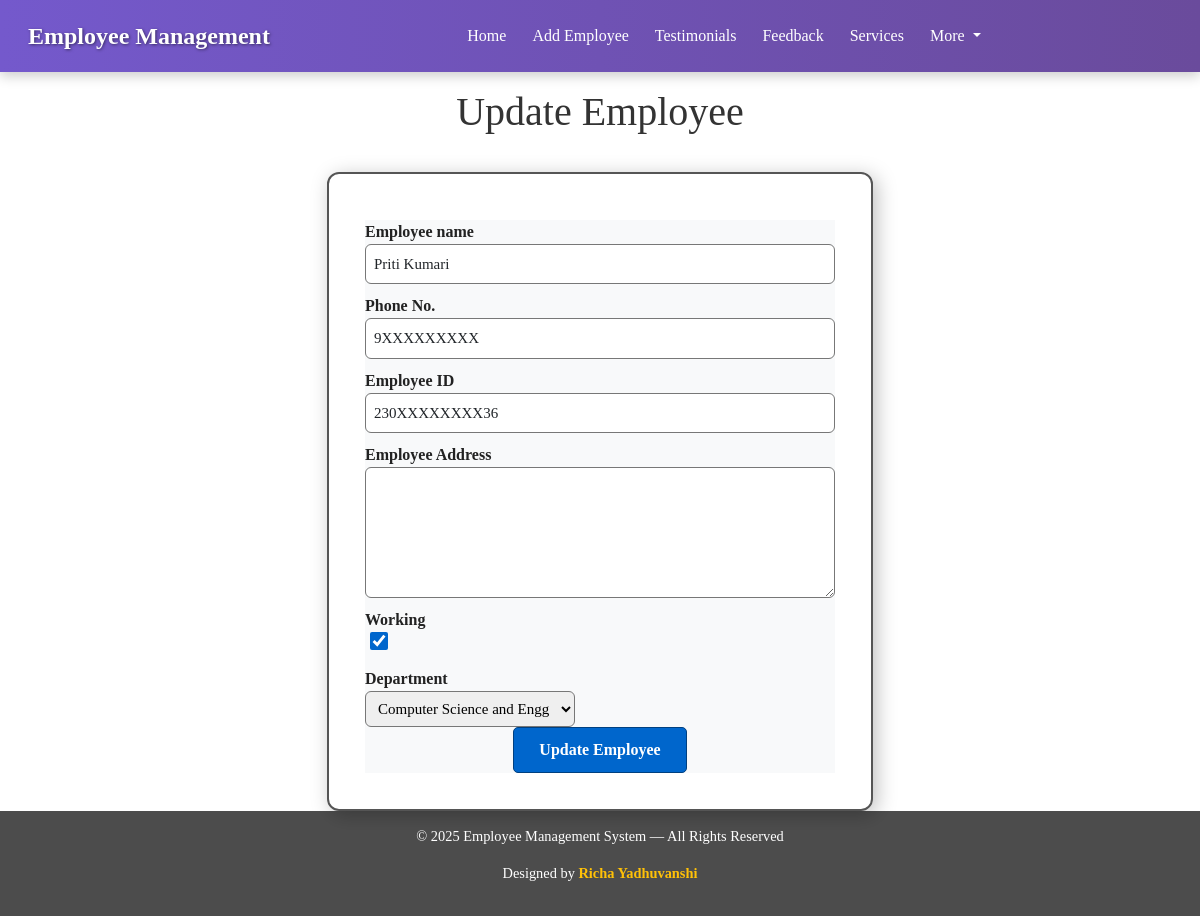
/emp/update-emp/26, run on an earlier commit of the app's database.
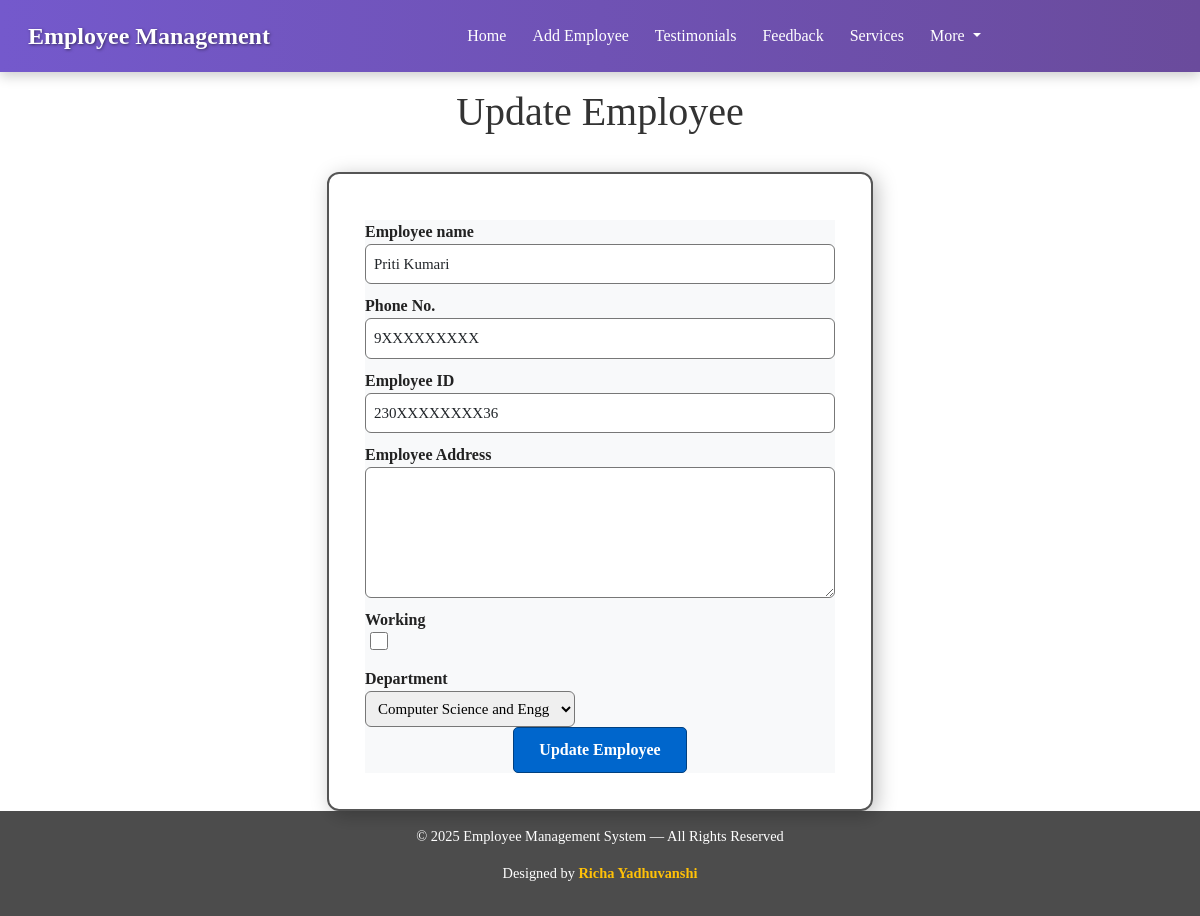
And on a later commit of the database.
### emp/models.py (models this page shows, shortened)
class Emp(models.Model):
    name = models.CharField(max_length=200)
    emp_id = models.CharField(max_length=200)
    phone = models.CharField(max_length=10)
    address = models.CharField(max_length=150)
    working = models.BooleanField(default=True)
    department = models.CharField(max_length=10)

### emp/views.py (the view)
# urls.py: path("update-emp/<int:emp_id>",update_emp),
def update_emp(request,emp_id):
    emp =Emp.objects.get(pk=emp_id)
    return render(request,"emp/update_emp.html",{
        'emp':emp
    })

### templates/emp/update_emp.html (shortened to what this page needs)
<!doctype html>
<html lang="en">
  <head>
    <link href="https://cdn.jsdelivr.net/npm/bootstrap@5.0.2/dist/css/bootstrap.min.css" rel="stylesheet">
  </head>
  <body>
    {% include 'emp/navbar.html' %}
    <h1 class="text-center my-3">Update Employee</h1>
    <div class="container">
        <div class="row">
            <div class="col-md-6 offset-md-3">
                <div class="card">
                    <div class="card-body">
                        <form action="/emp/do-update-emp/{{emp.id}}" method="POST" class="bg bg-light">
                            <div class="md-3">
                                <lable for="name">Employee name</lable>
                                <input id="name"
                                type="text"
                                class="form-control"
                                placeholder="Enter Employee name" name="emp_name"
                                value="{{emp.name}}">
                            </div>
                            <div class="md-3">
                                <lable for="phone">Phone No.</lable>
                                <input id="phone"
                                type="text"
                                class="form-control"
                                placeholder="enter your phone no." name="emp_phone"
                                value ="{{emp.phone}}">
                            </div>
                            <div class="md-3">
                                <lable for="id">Employee ID</lable>
                                <input id="id"
                                type="text"
                                class="form-control"
                                placeholder="Enter your id" name="emp_id"
                                value="{{emp.emp_id}}">
                            </div>
                            <div class="md-3">
                                <lable for="address">Employee Address</lable>
                                <textarea name="emp_address"
                                id="address"
                                cols="30" rows="5"
                                class="form-control"
                                value ="{{emp.address}}"></textarea>
                            </div>
                            <div class="md-3 from-check">
                                <lable for="working">Working</lable>
                                <input id="working"
                                name="emp_working"
                                {% if emp.working %} checked {% endif %}
                                type="checkbox"
                                class="from-check-input">
                            </div>
                            <div class="md-3">
                                <lable for="department">Department</lable>
                                <select value ="{{emp.department}}" name="emp_department" id="department">
                                    <option value="CSE">Computer Science and Engg</option>
                                </select>
                            </div>
                            <div class="container text-center">
                                <button class="btn">
                                    Update Employee
                                </button>
                            </div>
                        </form>
                    </div>
                </div>
            </div>
        </div>
    </div>
    <footer class="footer">
        <p>© 2025 Employee Management System — All Rights Reserved</p>
        <p>Designed by <b>Richa Yadhuvanshi</b></p>
    </footer>
  </body>
</html>

What changed in the data, as far as the page shows it:
changed Emp "Priti Kumari": working "☑" → "☐"
